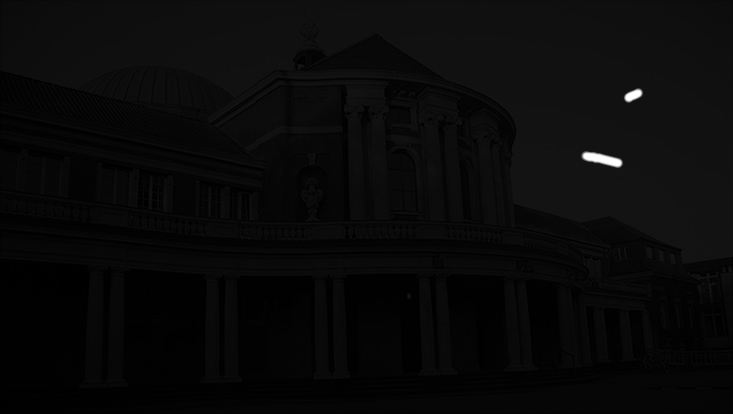
#> input picture bildverbesserung/bild1.png, 733 x 414 px
$ jupyter execute 6_2.ipynb
#> lines starting #> are read from the running program, lines starting #| are printed output that depends on the picture
[cell 1]
import numpy as np
import matplotlib.pyplot as plt

bild1 = plt.imread('bildverbesserung/bild1.png')
#> bild1 is the input picture: shape (414, 733) float32; min 0, max 1, mean 0.0362
bild3 = plt.imread('bildverbesserung/bild3.png')
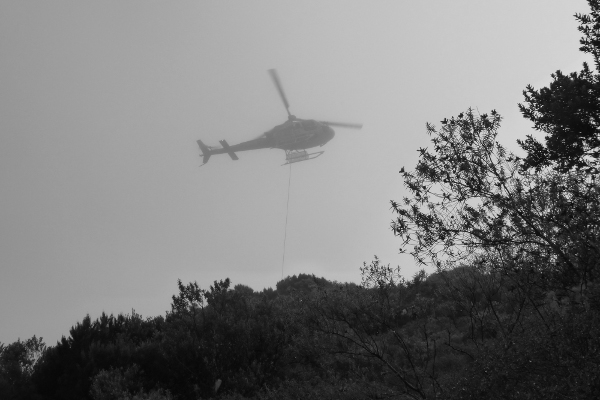
#> input picture bildverbesserung/bild3.png, 600 x 400 px
#> bild3 is the input picture: shape (400, 600) float32; min 0.0235, max 0.878, mean 0.485

hist1 =  np.histogram(bild1.flatten(), bins = 255, range =(0,1), density = True)
hist2 =  np.histogram(bild3.flatten(), bins = 255, range =(0,1), density = True)


plt.hist(bild1.flatten(), bins=255, range=(0, 1), density=True)
plt.title('Normalisiertes Histogram bild1.png')
plt.show()
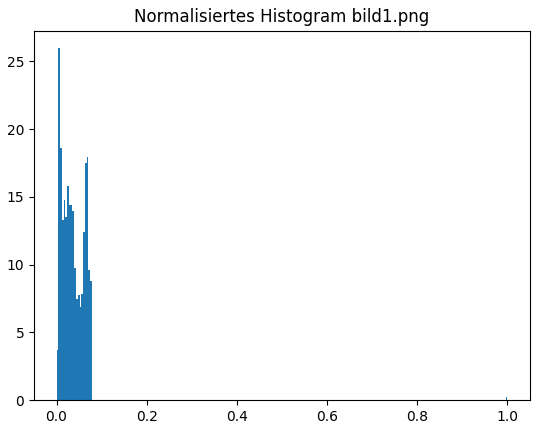
#> figure drawn by matplotlib, 1 panel; tallest bar 25.97 high, from x = 0.00392 to 0.00784

plt.hist(bild3.flatten(), bins=255, range=(0, 1), density=True)
plt.title('Normalisiertes Histogram bild3.png')
plt.show()
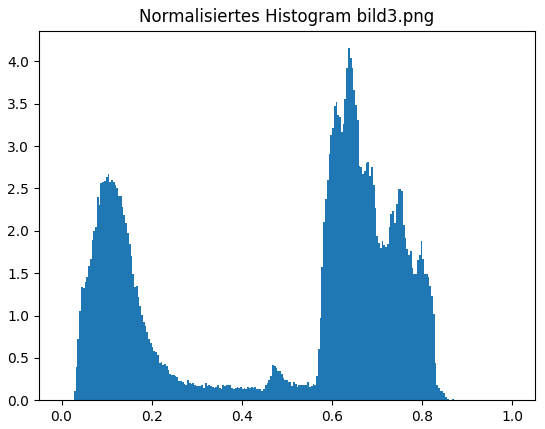
#> figure drawn by matplotlib, 1 panel; tallest bar 4.16 high, from x = 0.635 to 0.639

2. Histogrammausgleich

[cell 2]
def hist_equ (img):
    img = (255 * img).astype(np.uint8)

    # Compute the histogram and CDF of the image
    hist, _ = np.histogram(img, bins=256, range=(0, 255))
#> hist = 256 values, max 30907 at index 1, min 0 at index 29, mean 1185.4
    cdf = hist.cumsum()
#> cdf = 256 values from 4376 to 303462
    cdf = cdf / cdf[-1]  # Normalize the CDF
#> cdf = 256 values from 0.0144 to 1

    # Compute the transformation function
    T = (255 * cdf).astype(np.uint8)
#> T = 256 values from 3 to 255

    # Apply the transformation function to the image
    equalized_img = T[img]
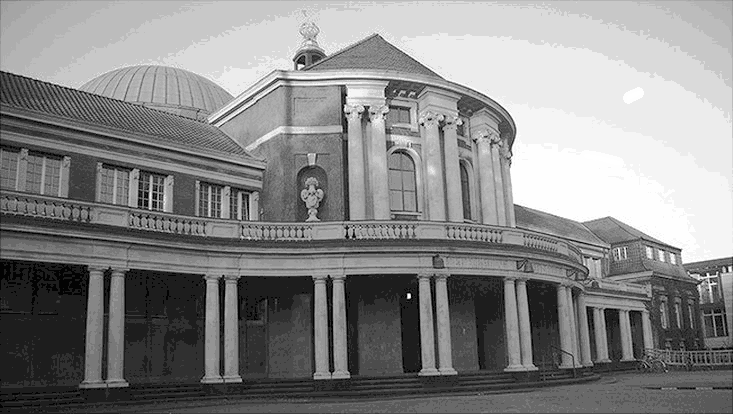
#> equalized_img: shape (414, 733); min 3, max 255, mean 134.4

    return equalized_img, cdf, T

equalized_bild1, cdf, T1 = hist_equ(bild1)
#> cdf = 256 values from 0.0144 to 1; T1 = 256 values from 3 to 255
equalized_bild3, cdf, T3 = hist_equ(bild3)
#> in hist_equ (call 2), `hist, _ = np.histogram(img, bins=256, range=(0, 255))`: hist = 256 values, max 3912 at index 162, min 0 at index 0, mean 937.5
#> in hist_equ (call 2), `cdf = hist.cumsum()`: cdf = 256 values from 0 to 240000
#> in hist_equ (call 2), `cdf = cdf / cdf[-1]`: cdf = 256 values from 0 to 1
#> in hist_equ (call 2), `T = (255 * cdf).astype(np.uint8)`: T = 256 values from 0 to 255
#> in hist_equ (call 2), `equalized_img = T[img]`:
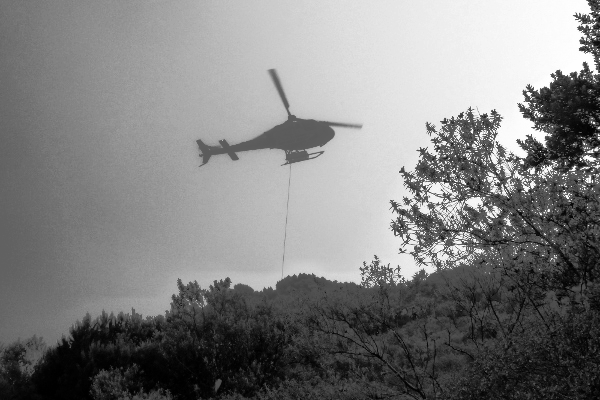
#> equalized_img: shape (400, 600); min 0, max 255, mean 128.1
#> cdf = 256 values from 0 to 1; T3 = 256 values from 0 to 255

plt.imshow(equalized_bild1, cmap='gray')
plt.show()

# Plotte die CDF
plt.title('Kumulative Verteilungsfunktion Bild 1')
plt.plot(cdf)
plt.show()
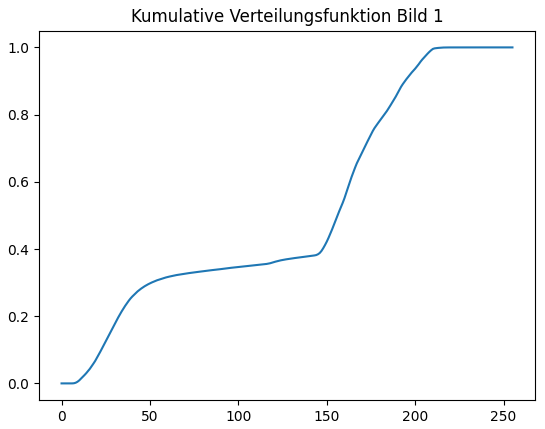
#> figure drawn by matplotlib, 1 panel; curve peaks at x = 224, y = 1

plt.imshow(equalized_bild3, cmap='gray')
plt.show()

# Plotte die CDF
plt.title('Kumulative Verteilungsfunktion Bild 3')
plt.plot(cdf)
plt.show()
#> figure, not shown here; curve peaks at x = 224, y = 1

plt.title('Kumulative Verteilungsfunktion Bild 3')
plt.plot(T1)
plt.plot(T3)
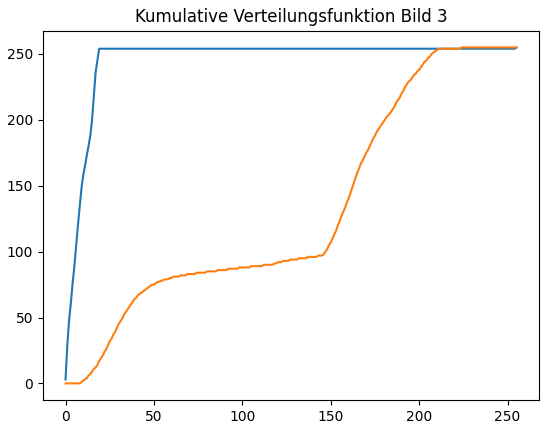
#> figure drawn by matplotlib, 1 panel; curve peaks at x = 255, y = 255; curve peaks at x = 224, y = 255
